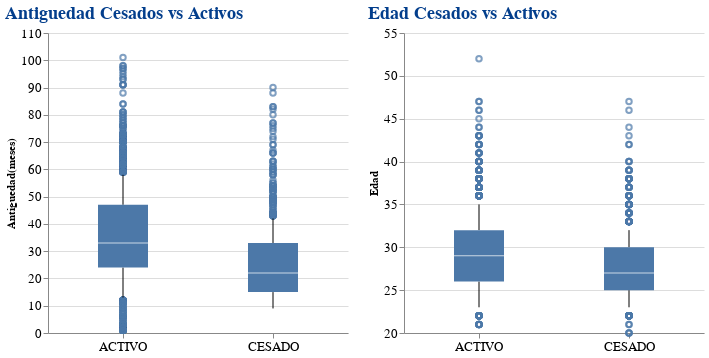

Notebook cell for this chart:
### Code cell
# Comparacion Antiguedad y Edad
# Antiguedad en meses
g1 = alt.Chart(df).mark_boxplot(size=50, extent=0.5).encode(
        x = alt.X(
            'Estado:O',
            title = None),
        y = alt.Y(
            'antiguedad:Q',
            scale = alt.Scale(zero=False),
            title = 'Antiguedad(meses)')
    ).properties(
        title = 'Antiguedad Cesados vs Activos',
        width = 300,
        height = 300
    )

# edad de cese
g2 = alt.Chart(df).mark_boxplot(size=50, extent=0.5).encode(
        x = alt.X(
            'Estado:O',
            title = None),
        y = alt.Y(
            'edad:Q',
            scale = alt.Scale(zero=False),
            title = 'Edad')
    ).properties(
        title = 'Edad Cesados vs Activos',
        width = 300,
        height = 300
    )

## uniendo
alt.hconcat(g1, g2).configure_view(
    strokeWidth = 0
).configure_axis(
    labelFontSize = 13,
    labelAngle = 0
).configure_title(
    fontSize = 18,
    font = 'courier',
    color = '#033E8C',
    anchor = 'start'
)

### Figure 1 — Vega-Lite specification as saved in the notebook (floating-point values rounded to 4 significant figures; data arrays with more than 128 entries replaced by an {"elided": "..."} marker saying what was removed)
{"config": {"view": {"continuousWidth": 400, "continuousHeight": 300, "strokeWidth": 0}, "axis": {"labelAngle": 0, "labelFontSize": 13}, "title": {"anchor": "start", "color": "#033E8C", "font": "courier", "fontSize": 18}}, "hconcat": [{"mark": {"type": "boxplot", "extent": 0.5, "size": 50}, "encoding": {"x": {"type": "ordinal", "field": "Estado", "title": null}, "y": {"type": "quantitative", "field": "antiguedad", "scale": {"zero": false}, "title": "Antiguedad(meses)"}}, "height": 300, "title": "Antiguedad Cesados vs Activos", "width": 300}, {"mark": {"type": "boxplot", "extent": 0.5, "size": 50}, "encoding": {"x": {"type": "ordinal", "field": "Estado", "title": null}, "y": {"type": "quantitative", "field": "edad", "scale": {"zero": false}, "title": "Edad"}}, "height": 300, "title": "Edad Cesados vs Activos", "width": 300}], "data": {"name": "data-61a6e02686d9ebd41fd9365782c745dc"}, "$schema": "https://vega.github.io/schema/vega-lite/v4.8.1.json", "datasets": {"data-61a6e02686d9ebd41fd9365782c745dc": {"elided": "2098 records"}}}
